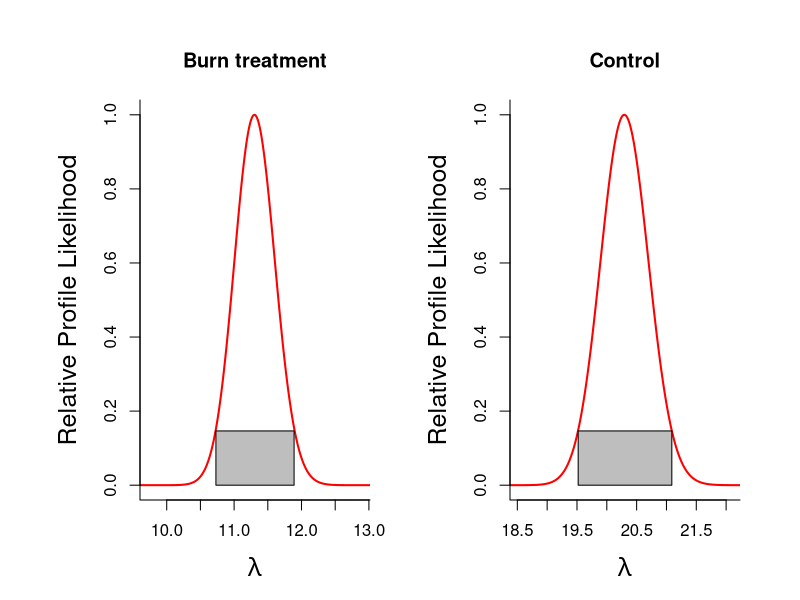

This chart was generated by the following R code:
##### David Mason ##### 14 April 2021 ##### STAT ECOL PROJ ###
# Set-up #####
library(tidyverse)
seeds <- read.csv("seed_trap.csv", header = T)
seeds_long <- pivot_longer(seeds, cols = 4:9,names_to = "SPECIES", 
													 values_to = "SEEDS")

burn <- seeds_long %>% 
filter(TREATMENT == "BURN")
control <- seeds_long %>% 
filter(TREATMENT == "CONTROL")
# Calculate seed arrival MLE ####
treatment <- function(burn,control ,plot.it=TRUE){

	# Computing Likelihood for Observed Data ####
	llh_poisson <- function(lambda, y){
		# log(likelihood) by summing 
		llh <- sum(dpois(y, lambda, log=TRUE))
  		return(llh)
	}

	lambdas <- seq(0,100, by=0.01)

	# compute log-likelihood for all lambda values
	burn_ll <- sapply(lambdas,function(x){llh_poisson(x,burn$SEEDS)})
	max.burn.ll <- max(burn_ll)
	burn.mle <- lambdas[burn_ll==max.burn.ll]
	burn.rel.l <- exp(burn_ll - max.burn.ll)
	burn.ci.cuttoff <- exp(-qchisq(p=0.95, df=1)/2)
	burn.cut.m.rell <- burn.ci.cuttoff - burn.rel.l
	burn.ci.indices <- which(burn.cut.m.rell<0, arr.ind=TRUE)
	burn.len.ciind <- length(burn.ci.indices)
	burn.left.CL <- lambdas[burn.ci.indices[1]]
	burn.right.CL <-lambdas[burn.ci.indices[burn.len.ciind]]
	n.burn <- length(burn$SEEDS)
	
	control_ll <- sapply(lambdas,function(x){llh_poisson(x,control$SEEDS)})
	max.control.ll <- max(control_ll)
	control.mle <- lambdas[control_ll==max.control.ll]
	control.rel.l <- exp(control_ll - max.control.ll)
	control.ci.cuttoff <- exp(-qchisq(p=0.95, df=1)/2)
	control.cut.m.rell <- control.ci.cuttoff - control.rel.l
	control.ci.indices <- which(control.cut.m.rell<0, arr.ind=TRUE)
	control.len.ciind <- length(control.ci.indices)
	control.left.CL <- lambdas[control.ci.indices[1]]
	control.right.CL <-lambdas[control.ci.indices[control.len.ciind]]
	n.control <- length(control$SEEDS)	

	#### Null model log-likelihood: no difference between burn and control?
	all.data  <- c(as.vector(burn$SEEDS), as.vector(control$SEEDS))
	null_ll <- sapply(lambdas,function(x){llh_poisson(x,all.data)})
	max.null.ll <- max(null_ll)
	null.mle <- lambdas[null_ll==max.null.ll]

	bic.sep.model <- -2*(max.burn.ll+max.control.ll) + 2*log(n.burn+n.control)
	bic.null.model <- -2*max.null.ll + 1*log(n.burn+n.control)
	if(bic.sep.model<bic.null.model){outcome <- 
		"Separate model is best"}else{outcome<- 
			"There's no difference between control and burn"}
	# Save the lambdas and log-likelihoods in a data frame
	burn_df <- data.frame(ll=burn_ll, lambda=lambdas)
	burn_df$TREATMENT <- c("BURN")
	control_df <- data.frame(ll=control_ll, lambda=lambdas)
	control_df$TREATMENT <- c("CONTROL")
	profile.ll <- rbind(burn_df, control_df)
	
	# Save the MLES and the confidence intervals	
	burn.cis <- c(burn.left.CL, burn.mle, burn.right.CL)
	ctl.cis  <- c(control.left.CL, control.mle, control.right.CL)
	out <- rbind(burn.cis, ctl.cis)	
	colnames(out) <- c("LCL", "MLE", "UPL")
	rownames(out) <- c("Burn treat.", "Control")
	
	
	
	if(plot.it==TRUE){
		
		burn.ci <- seq(from=burn.left.CL, to=burn.right.CL, by=0.01)
		ctl.ci <- seq(from=control.left.CL, to=control.right.CL, by=0.01)
		ci.height <- burn.ci.cuttoff
		
		xlims.burn <- c(burn.left.CL-1, burn.right.CL+1)
		xlims.ctl  <- c(control.left.CL-1, control.right.CL+1) 
		par(mfrow=c(1,2), oma=c(1,2,1,1), mar=c(4,5,4,2))		
		plot(lambdas, burn.rel.l, type="l", col="red", lwd=2, xlim=xlims.burn, xlab=expression(lambda), 
		ylab="Relative Profile Likelihood", cex.lab=1.5, bty="l", main="Burn treatment")
		polygon(x=c(burn.ci,rev(burn.ci)), y=c(rep(0,length(burn.ci)),rep(ci.height,length(burn.ci))), col="grey")
		plot(lambdas, control.rel.l, type="l", col="red", lwd=2, xlim=xlims.ctl,xlab=expression(lambda), 
		ylab="Relative Profile Likelihood", cex.lab=1.5, bty="l", main="Control")
		polygon(x=c(ctl.ci,rev(ctl.ci)), y=c(rep(0,length(ctl.ci)),rep(ci.height,length(ctl.ci))), col="grey")		
		
	}
	
	
	return(list(CIS.lambdas=out,bic.sep.model=bic.sep.model, bic.null.model=bic.null.model, outcome=outcome))
}

output <- treatment(burn,control,plot.it = TRUE)
out.mle <- output[[1]]

burn.lamb.mle <- out.mle[1,3]
control.lamb.mle <- out.mle[2,3]
# Calculate proportion of establishment MLE ####
